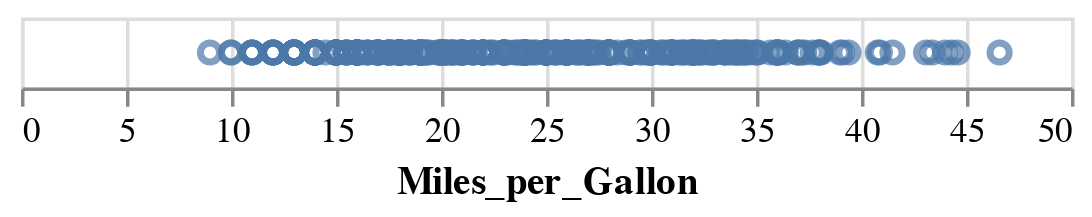

Notebook source saved alongside this figure:
### Code cell
# Add a x-axis encoding one of the dimensions
alt.Chart(cars).mark_point().encode(
    x='Miles_per_Gallon'
)

### Figure 1 — Vega-Lite specification as saved in the notebook (floating-point values rounded to 4 significant figures; data arrays with more than 128 entries replaced by an {"elided": "..."} marker saying what was removed)
{"config": {"view": {"continuousWidth": 300, "continuousHeight": 300}}, "data": {"name": "data-f02450ab61490a1363517a0190416235"}, "mark": {"type": "point"}, "encoding": {"x": {"field": "Miles_per_Gallon", "type": "quantitative"}}, "$schema": "https://vega.github.io/schema/vega-lite/v5.15.1.json", "datasets": {"data-f02450ab61490a1363517a0190416235": {"elided": "406 records"}}}
